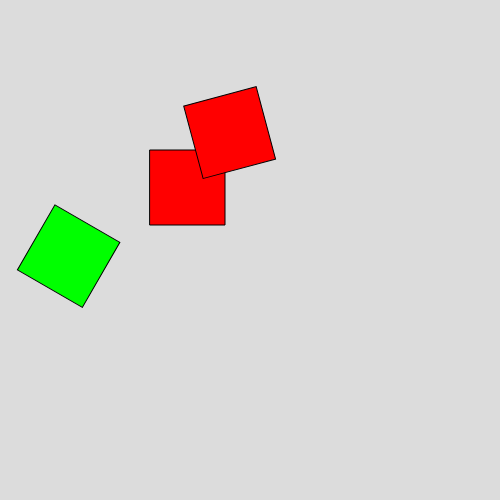
Frame 1 (no input)
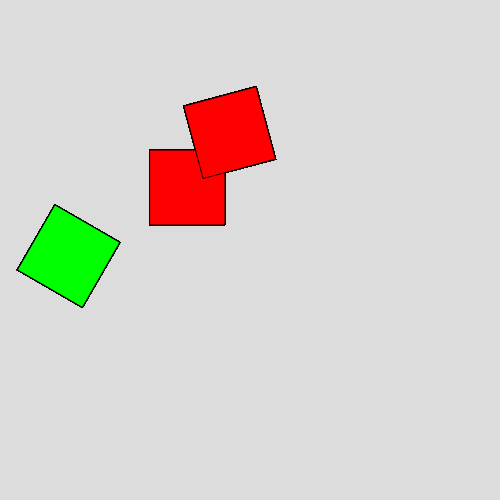
Frame 60 (no input)
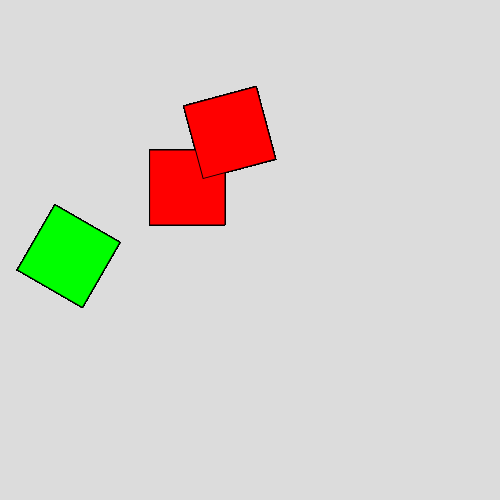
Frame 120 (the mouse pressed at the canvas centre since frame 60)

The p5.js sketch that drew these frames (run headless with seeded random() and noise() and a simulated clock; from frame 60 on, the mouse is pressed at the canvas centre):

// p5.js sketch
// ── sketch.js
function setup() {
    createCanvas(500, 500);
    background(220);
}

function draw() {
    fill(255, 0, 0);
    rect(150, 150, 75, 75);
    push();
    fill(0, 255, 0);
    rotate(radians(30));
    rect(150, 150, 75, 75);
    fill(0, 0, 255);
    pop();
    rotate(radians(-15));
    rect(150, 150, 75, 75);
}
